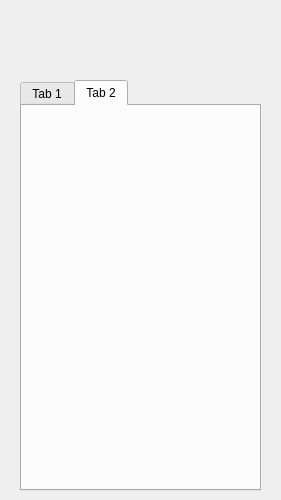
<?xml version="1.0" encoding="UTF-8"?>
<ui version="4.0">
 <class>mainwinClass</class>
 <widget class="QDialog" name="mainwinClass">
  <property name="geometry">
   <rect>
    <x>0</x>
    <y>0</y>
    <width>281</width>
    <height>500</height>
   </rect>
  </property>
  <property name="minimumSize">
   <size>
    <width>280</width>
    <height>500</height>
   </size>
  </property>
  <property name="windowTitle">
   <string>pim</string>
  </property>
  <property name="windowIcon">
   <iconset>
    <normaloff>C:/Users/eyou/Downloads/im_2.ico</normaloff>C:/Users/eyou/Downloads/im_2.ico</iconset>
  </property>
  <widget class="QTabWidget" name="tabWidget">
   <property name="geometry">
    <rect>
     <x>20</x>
     <y>80</y>
     <width>241</width>
     <height>411</height>
    </rect>
   </property>
   <property name="currentIndex">
    <number>1</number>
   </property>
   <widget class="QWidget" name="tab">
    <attribute name="title">
     <string>Tab 1</string>
    </attribute>
   </widget>
   <widget class="QWidget" name="tab_2">
    <attribute name="title">
     <string>Tab 2</string>
    </attribute>
   </widget>
  </widget>
 </widget>
 <layoutdefault spacing="6" margin="11"/>
 <resources>
  <include location="mainwin.qrc"/>
 </resources>
 <connections/>
</ui>
